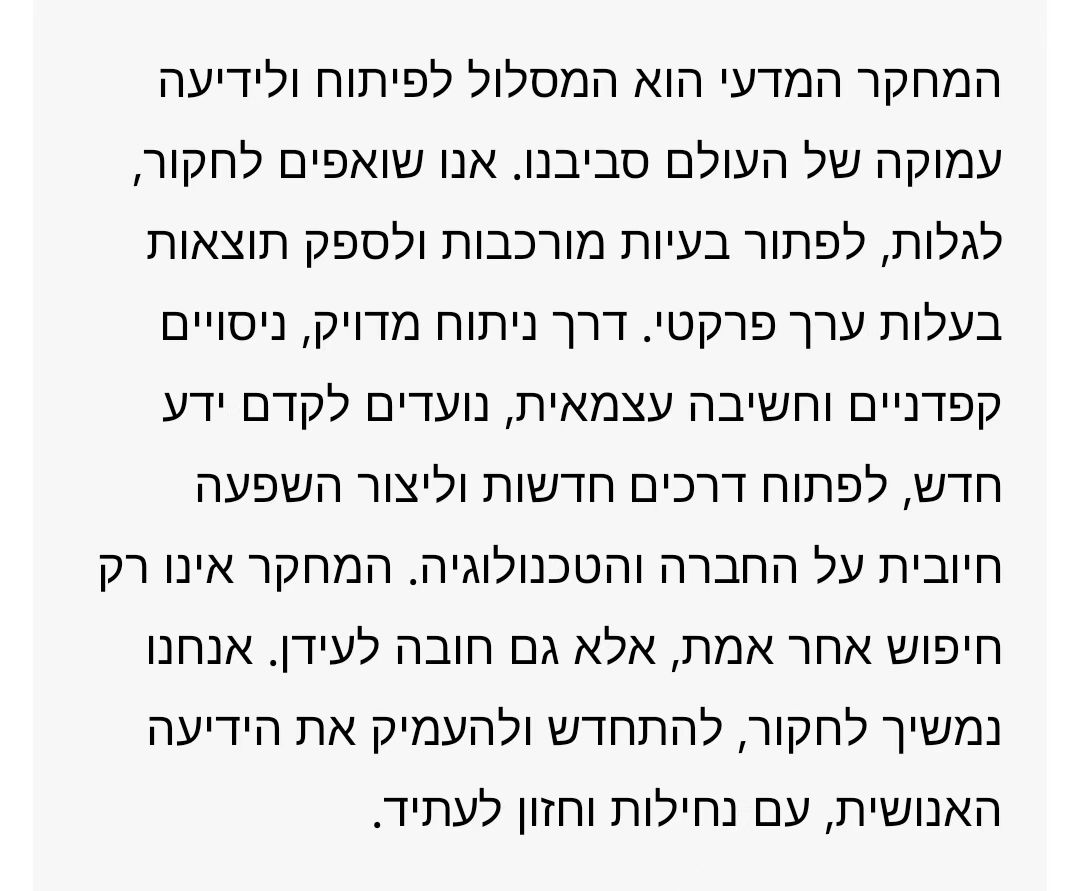
#> input picture 1-2/hebrew_stage_1/file/test/hebrew.jpg, 1080 x 891 px
$ python -i edge_util.py   (imports and definitions only)
#> lines starting #> are read from the running program, lines starting #| are printed output that depends on the picture; after the words box and inside, x2 and y2 are one past the last pixel; in counts of white or black regions, pixels touching at a corner belong together
import numpy as np
import cv2
import torch
def create_document_mask(edge_img, img_size, kernel_size=5, min_contour_area=1000):
    """
    从边缘图像生成实心文档掩码（文档区域为 255，背景为 0）。

    流程：二值化 → 形态学闭运算 → 轻微膨胀 → 查找轮廓 → 填充最大轮廓及其余大轮廓

    Args:
        edge_img: 原始边缘图像（numpy array，任意尺寸，值域 0~255）
        img_size: 统一 resize 的目标尺寸（正方形边长）
        kernel_size: 形态学操作的核大小，默认 5
        min_contour_area: 次要轮廓的最小面积阈值，用于过滤噪点，默认 1000

    Returns:
        fill_mask: uint8 类型，形状 (img_size, img_size)，文档区域为 255，背景为 0
        fill_mask_float: float32 类型，同上，值域 [0, 1]，可直接用于乘法掩码
    """
    # 1. 严格二值化（消除模糊过渡像素）
    _, edge_binary = cv2.threshold(edge_img, 0, 255, cv2.THRESH_BINARY)

    # 3. 形态学闭运算：桥接断裂的边缘
    kernel = cv2.getStructuringElement(cv2.MORPH_RECT, (kernel_size, kernel_size))
    edge_closed = cv2.morphologyEx(edge_binary, cv2.MORPH_CLOSE, kernel)

    # 4. 轻微膨胀，让边缘线更粗、更闭合
    edge_dilated = cv2.dilate(edge_closed, kernel, iterations=1)

    # 5. 查找轮廓并填充
    contours, _ = cv2.findContours(edge_dilated, cv2.RETR_EXTERNAL, cv2.CHAIN_APPROX_SIMPLE)

    fill_mask = np.zeros_like(edge_binary)
    if len(contours) > 0:
        # 按面积排序，取最大的轮廓
        contours = sorted(contours, key=cv2.contourArea, reverse=True)
        # 填充最大轮廓（通常是文档主体）
        cv2.drawContours(fill_mask, [contours[0]], -1, 255, thickness=cv2.FILLED)

        # 填充其余较大的闭合区域（如折叠处的内轮廓）
        for cnt in contours[1:]:
            if cv2.contourArea(cnt) > min_contour_area:
                cv2.drawContours(fill_mask, [cnt], -1, 255, thickness=cv2.FILLED)

    fill_mask_float = fill_mask.astype(np.float32) / 255.0

    return fill_mask, fill_mask_float


# [39 lines left out: functions or_with_edge, filter_by_document_mask, not called in this run]


def fit_document_quad(edge_img, threshold=127, use_contour=True):
    """由文档边缘掩码拟合文档的四个角点（顺序 TL, TR, BR, BL）。

    直接用 minAreaRect 得到的是「包住文档的旋转矩形」，它的角点通常落在文档之外：
    用它做单应矫正后，文档真实边界会落到图像内部，四周反而留下黑色三角区。
    因此这里先用 minAreaRect 定出四个角的大致方位，再把每个角点吸附到文档边界上
    「沿该对角方向投影最远」的那个边缘像素（极值点法）——得到的就是文档真正的四个
    角点，用它做单应矫正才能让文档四边精确贴合图像四边。

    Args:
        edge_img: 文档边缘掩码，(H, W) 或 (H, W, C)，边缘像素为 255
        threshold: 二值化阈值，默认 127
        use_contour: True 时只取文档实心掩码的最大外轮廓作为候选边缘像素，
                     以抑制内部折痕线与噪点的干扰

    Returns:
        quad: float32 (4, 2)，顺序为 TL, TR, BR, BL；边缘信息不足时返回 None
    """
    edge = np.asarray(edge_img)
    if edge.ndim == 3:
        edge = edge[..., 0]
    ys, xs = np.nonzero(edge > threshold)
    if xs.size < 4:
        return None

    pts = np.stack([xs, ys], 1).astype(np.float32)
    if use_contour:
        doc_mask, _ = create_document_mask(edge, max(edge.shape[:2]))
        contours, _ = cv2.findContours(doc_mask, cv2.RETR_EXTERNAL, cv2.CHAIN_APPROX_NONE)
        if contours:
            cnt = max(contours, key=cv2.contourArea)
            if len(cnt) >= 4:
                pts = cnt.reshape(-1, 2).astype(np.float32)

    # minAreaRect 先给出四个角的方位（TL, TR, BR, BL），后续按其一一对齐地吸附
    quad0 = _order_quad_tl_tr_br_bl(_fit_min_quad(pts))
    center = pts.mean(axis=0)
    quad = []
    for corner in quad0:
        d = corner - center
        n = float(np.linalg.norm(d))
        if n < 1e-6:
            quad.append(corner)
            continue
        proj = pts.dot(d / n)            # 边缘像素在该对角方向上的投影
        quad.append(pts[int(np.argmax(proj))])
    return np.asarray(quad, dtype=np.float32)


# [167 lines left out: functions _quad_output_size, document_homography, homography_rectify_document, _warp_edge_by_contour, _nearest_edge_index_map, not called in this run]


def _fit_min_quad(points):
    """点集的最小外接矩形，4 个角点 (float32, shape (4, 2))"""
    return cv2.boxPoints(cv2.minAreaRect(points.astype(np.float32))).astype(np.float32)


def _order_quad_tl_tr_br_bl(box):
    """将 4 个角点按 TL, TR, BR, BL 顺序排好，规则：以质心为原点的极角排序，
    从最接近左上方向 (-3π/4) 的角点开始。保证两个外接矩形使用同一规则后角点一一对应。"""
    c = box.mean(axis=0)
    ang = np.arctan2(box[:, 1] - c[1], box[:, 0] - c[0])
    d = np.abs(((ang - (-3 * np.pi / 4) + np.pi) % (2 * np.pi)) - np.pi)
    start = int(np.argmin(d))
    order = np.argsort((ang - ang[start]) % (2 * np.pi))
    return box[order]


# [514 lines left out: functions _quad_area, snap_lbl_to_document_edge, _largest_valid_component, _row_spans, _interp_and_smooth_span, prune_samples_outside_document and 6 more, not called in this run]

>>> import cv2
>>> picture = cv2.imread('../../../../1-2/hebrew_stage_1/file/test/hebrew.jpg', cv2.IMREAD_GRAYSCALE)
#> picture is the input picture: shape (891, 1080); min 0, max 255, mean 230.1
>>> result = fit_document_quad(picture)
#> in fit_document_quad, `pts = np.stack([xs, ys], 1).astype(np.float32)`: pts = 894675 pairs, first value 0 to 1079, second value 0 to 890
#> in create_document_mask, `_, edge_binary = cv2.threshold(edge_img, 0, 255, cv2.THRESH_BINARY)`:
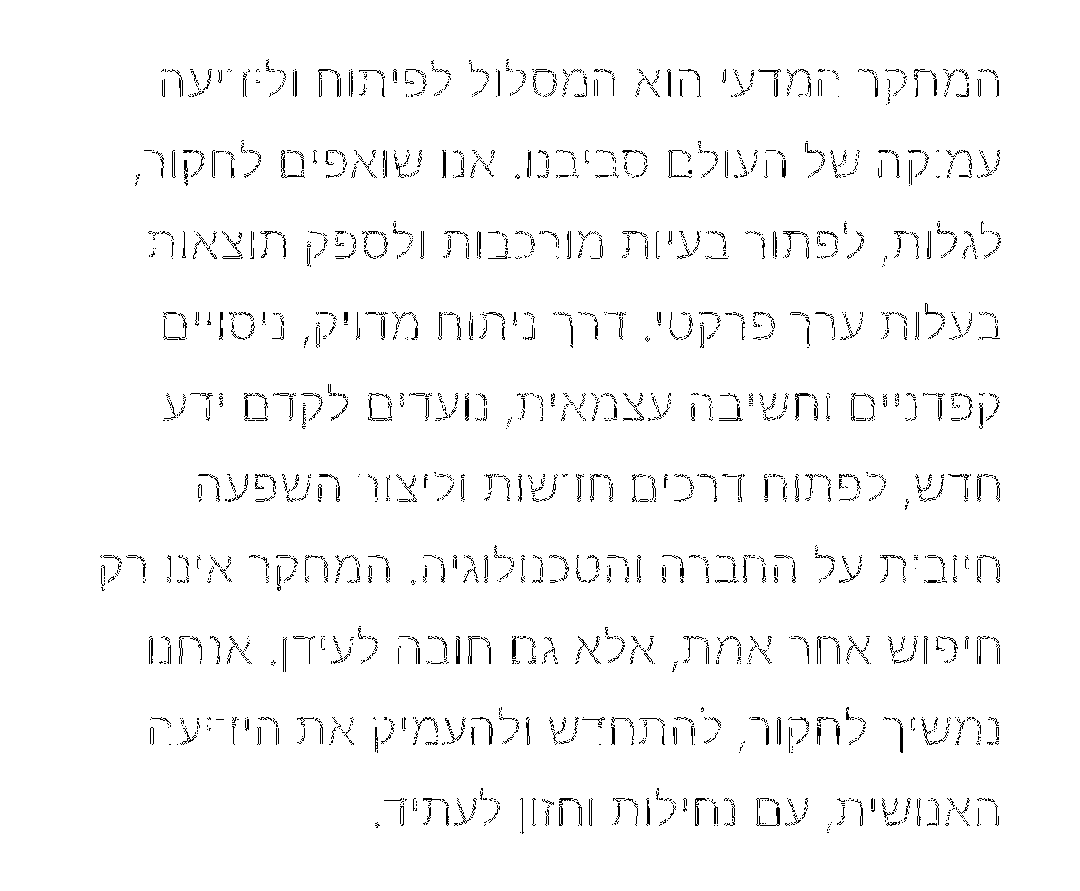
#> edge_binary: shape (891, 1080); 97.2% white; black in thin lines or dots, all inside (x1, y1, x2, y2) = (100, 59, 1001, 834)
#> in create_document_mask, `edge_closed = cv2.morphologyEx(edge_binary, cv2.MORPH_CLOSE, kernel)`: edge_closed: shape (891, 1080); every value is 255
#> in create_document_mask, `contours, _ = cv2.findContours(edge_dilated, cv2.RETR_EXTERNAL, cv2.CH..`: contours = [[[0, 0], [0, 890], [1079, 890], [1079, 0]]]
#> in create_document_mask, `fill_mask_float = fill_mask.astype(np.float32) / 255.0`: fill_mask_float: shape (891, 1080) float32; every value is 1
#> in fit_document_quad, `contours, _ = cv2.findContours(doc_mask, cv2.RETR_EXTERNAL, cv2.CHAIN_..`: contours = 1 contour; box (x1, y1, x2, y2) and area: (0, 0, 1080, 891) 960310
#> in fit_document_quad, `cnt = max(contours, key=cv2.contourArea)`: cnt = contour of 3938 points, box (x1, y1, x2, y2) (0, 0, 1080, 891), area 960310
#> in fit_document_quad, `pts = cnt.reshape(-1, 2).astype(np.float32)`: pts = 3938 pairs, first value 0 to 1079, second value 0 to 890
#> in _order_quad_tl_tr_br_bl, `c = box.mean(axis=0)`: c = [539.5, 445]
#> in _order_quad_tl_tr_br_bl, `ang = np.arctan2(box[:, 1] - c[1], box[:, 0] - c[0])`: ang = [0.69, 2.45, -2.45, -0.69]
#> in _order_quad_tl_tr_br_bl, `d = np.abs(((ang - (-3 * np.pi / 4) + np.pi) % (2 * np.pi)) - np.pi)`: d = [3.05, 1.48, 0.0957, 1.67]
#> in _order_quad_tl_tr_br_bl, `start = int(np.argmin(d))`: start = 2
#> in _order_quad_tl_tr_br_bl, `order = np.argsort((ang - ang[start]) % (2 * np.pi))`: order = [2, 3, 0, 1]
#> in fit_document_quad, `quad0 = _order_quad_tl_tr_br_bl(_fit_min_quad(pts))`: quad0 = [[0, 0], [1079, 0], [1079, 890], [-2.72e-14, 890]]
#> in fit_document_quad, `center = pts.mean(axis=0)`: center = [539.5, 445]
#> the loop in fit_document_quad, `for corner in quad0:` made 4 passes
#> (corner, d) on passes 1 to 4: ([0, 0], [-539.5, -445]), ([1079, 0], [539.5, -445]), ([1079, 890], [539.5, 445]), ([-2.72e-14, 890], [-539.5, 445])
#> after the loop in fit_document_quad, `for corner in quad0:`: quad = [[0, 0], [1079, 0], [1079, 890], [0, 890]]
#> result = [[0, 0], [1079, 0], [1079, 890], [0, 890]]
